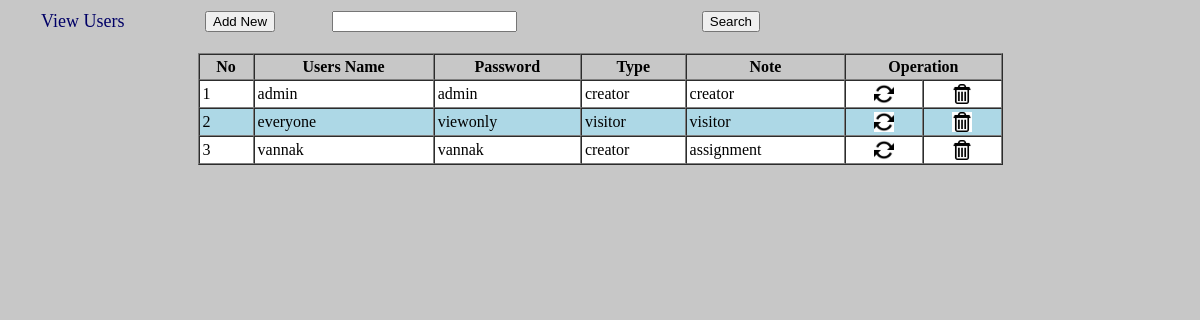
/View_Users.php, run on the app's committed database.
### tables this page shows
CREATE TABLE `users_tbl` (
  `u_id` int(10) UNSIGNED NOT NULL,
  `username` varchar(50) NOT NULL,
  `password` varchar(30) NOT NULL,
  `type` char(10) NOT NULL,
  `note` varchar(100) NOT NULL
);

### View_Users.php (the view, shortened to what this page needs)
<!DOCTYPE html PUBLIC "-//W3C//DTD XHTML 1.0 Transitional//EN" "http://www.w3.org/TR/xhtml1/DTD/xhtml1-transitional.dtd">
<html xmlns="http://www.w3.org/1999/xhtml">
<head>
<link rel="stylesheet" type="text/css" href="css/style_view.css" />
</head>
<body>
<div id="style_div" >
<form method="post">
<table width="755">
	<tr>
    	<td width="190px" style="font-size:18px; color:#006; text-indent:30px;">View Users</td>
        <td><a href="?tag=susers_entry"><input type="button" title="Add new student" name="butAdd" value="Add New" id="button-search" /></a></td>
        <td><input type="text" name="searchtxt" title="Enter name for search " class="search" autocomplete="off"/></td>
        <td style="float:right"><input type="submit" name="btnsearch" value="Search" id="button-search" title="Search Users" /></td>
    </tr>
</table>
</form>
</div>
<br />
<div id="content-input">
	<form method="post">
    <table border="1" width="805px" align="center" cellpadding="3" class="mytable" cellspacing="0">
        <tr>
            <th style="text-align: center;">No</th>
            <th style="text-align: center;">Users Name</th>
            <th style="text-align: center;">Password</th>
            <th style="text-align: center;">Type</th>
            <th style="text-align: center;">Note</th>
            <th style="text-align: center;"colspan="2">Operation</th>
        </tr>
         <?php
		 $key="";
	if($key !="")
		$sql_sel=mysql_query("SElECT * FROM users_tbl WHERE username  like '%$key%' ");
	else
        $sql_sel=mysql_query("SELECT * FROM users_tbl");
    $i=0;
    while($row=mysql_fetch_array($sql_sel)){
    $i++;
    $color=($i%2==0)?"lightblue":"white";
    ?>
      <tr bgcolor="<?php echo $color?>">
            <td><?php echo $i;?></td>
            <td><?php echo $row['username'];?></td>
            <td><?php echo $row['password'];?></td>
            <td><?php echo $row['type'];?></td>
            <td><?php echo $row['note'];?></td>
            <td align="center"><a href="?tag=susers_entry&opr=upd&rs_id=<?php echo $row['u_id'];?>" title="Upate"><img style="-webkit-box-shadow: 0px 0px 0px 0px rgba(50, 50, 50, 0.75);-moz-box-shadow:    0px 0px 0px 0px rgba(50, 50, 50, 0.75);box-shadow:         0px 0px 0px 0px rgba(50, 50, 50, 0.75);" src="picture/update.png" height="20" alt="Update" /></a></td>
            <td align="center"><a href="?tag=view_users&opr=del&rs_id=<?php echo $row['u_id'];?>" title="Delete"><img style="-webkit-box-shadow: 0px 0px 0px 0px rgba(50, 50, 50, 0.75);-moz-box-shadow:    0px 0px 0px 0px rgba(50, 50, 50, 0.75);box-shadow:         0px 0px 0px 0px rgba(50, 50, 50, 0.75);" src="picture/delete.jpg" height="20" alt="Delete" /></a></td>
        </tr>
    <?php
    }
    ?>
     </table>
   </form>
</div>
</body>
</html>

### css/style_view.css (style rules this page uses)
body { background-color: #c7c7c7; }

### data on the page
users_tbl: username "admin", password "admin", type "creator", note "creator"
users_tbl: username "everyone", password "viewonly", type "visitor", note "visitor"
users_tbl: username "vannak", password "vannak", type "creator", note "assignment"
